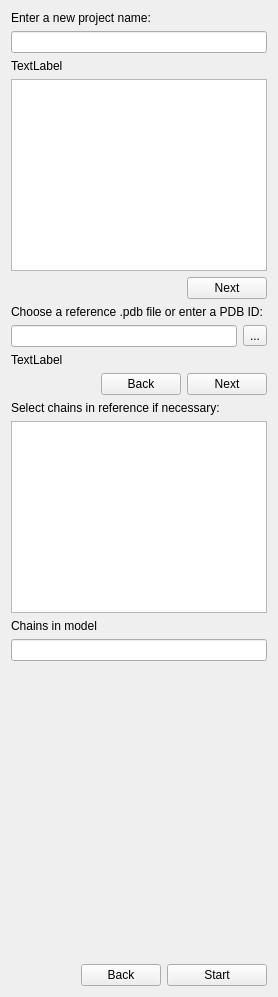
            <widget class="QWidget" name="prediction_analysis_page">
             <layout class="QVBoxLayout" name="verticalLayout_21">
              <item>
               <widget class="QLabel" name="label_18">
                <property name="text">
                 <string>Enter a new project name:</string>
                </property>
               </widget>
              </item>
              <item>
               <widget class="QLineEdit" name="txt_prediction_project_name"/>
              </item>
              <item>
               <widget class="QLabel" name="lbl_prediction_status_project_name">
                <property name="text">
                 <string>TextLabel</string>
                </property>
               </widget>
              </item>
              <item>
               <widget class="QListWidget" name="list_widget_projects"/>
              </item>
              <item>
               <layout class="QHBoxLayout" name="horizontalLayout_22">
                <item>
                 <spacer name="horizontalSpacer_8">
                  <property name="orientation">
                   <enum>Qt::Horizontal</enum>
                  </property>
                  <property name="sizeHint" stdset="0">
                   <size>
                    <width>40</width>
                    <height>20</height>
                   </size>
                  </property>
                 </spacer>
                </item>
                <item>
                 <widget class="QPushButton" name="btn_prediction_next_1">
                  <property name="maximumSize">
                   <size>
                    <width>125</width>
                    <height>16777215</height>
                   </size>
                  </property>
                  <property name="mouseTracking">
                   <bool>false</bool>
                  </property>
                  <property name="text">
                   <string>Next</string>
                  </property>
                 </widget>
                </item>
               </layout>
              </item>
              <item>
               <layout class="QVBoxLayout" name="verticalLayout_4">
                <item>
                 <widget class="QLabel" name="lbl_prediction_load_reference">
                  <property name="text">
                   <string>Choose a reference .pdb file or enter a PDB ID:</string>
                  </property>
                 </widget>
                </item>
                <item>
                 <layout class="QHBoxLayout" name="horizontalLayout_17">
                  <item>
                   <widget class="QLineEdit" name="txt_prediction_load_reference"/>
                  </item>
                  <item>
                   <widget class="QToolButton" name="btn_prediction_load_reference">
                    <property name="text">
                     <string>...</string>
                    </property>
                   </widget>
                  </item>
                 </layout>
                </item>
                <item>
                 <widget class="QLabel" name="lbl_prediction_status_load_reference">
                  <property name="text">
                   <string>TextLabel</string>
                  </property>
                 </widget>
                </item>
               </layout>
              </item>
              <item>
               <layout class="QHBoxLayout" name="horizontalLayout_2">
                <item>
                 <spacer name="horizontalSpacer_9">
                  <property name="orientation">
                   <enum>Qt::Horizontal</enum>
                  </property>
                  <property name="sizeHint" stdset="0">
                   <size>
                    <width>40</width>
                    <height>20</height>
                   </size>
                  </property>
                 </spacer>
                </item>
                <item>
                 <widget class="QPushButton" name="btn_prediction_back_2">
                  <property name="maximumSize">
                   <size>
                    <width>125</width>
                    <height>16777215</height>
                   </size>
                  </property>
                  <property name="mouseTracking">
                   <bool>false</bool>
                  </property>
                  <property name="text">
                   <string>Back</string>
                  </property>
                 </widget>
                </item>
                <item>
                 <widget class="QPushButton" name="btn_prediction_next_2">
                  <property name="maximumSize">
                   <size>
                    <width>125</width>
                    <height>16777215</height>
                   </size>
                  </property>
                  <property name="mouseTracking">
                   <bool>false</bool>
                  </property>
                  <property name="text">
                   <string>Next</string>
                  </property>
                 </widget>
                </item>
               </layout>
              </item>
              <item>
               <layout class="QVBoxLayout" name="verticalLayout_14">
                <item>
                 <widget class="QLabel" name="lbl_prediction_ref_chains">
                  <property name="text">
                   <string>Select chains in reference if necessary:</string>
                  </property>
                 </widget>
                </item>
                <item>
                 <widget class="QListWidget" name="list_widget_ref_chains"/>
                </item>
                <item>
                 <widget class="QLabel" name="lbl_prediction_model_chains">
                  <property name="text">
                   <string>Chains in model</string>
                  </property>
                 </widget>
                </item>
                <item>
                 <widget class="QLineEdit" name="txt_prediction_chain_model"/>
                </item>
               </layout>
              </item>
              <item>
               <spacer name="verticalSpacer_2">
                <property name="orientation">
                 <enum>Qt::Vertical</enum>
                </property>
                <property name="sizeHint" stdset="0">
                 <size>
                  <width>20</width>
                  <height>297</height>
                 </size>
                </property>
               </spacer>
              </item>
              <item>
               <layout class="QHBoxLayout" name="horizontalLayout_18">
                <item>
                 <spacer name="horizontalSpacer_7">
                  <property name="orientation">
                   <enum>Qt::Horizontal</enum>
                  </property>
                  <property name="sizeHint" stdset="0">
                   <size>
                    <width>40</width>
                    <height>20</height>
                   </size>
                  </property>
                 </spacer>
                </item>
                <item>
                 <widget class="QPushButton" name="btn_prediction_back_3">
                  <property name="maximumSize">
                   <size>
                    <width>125</width>
                    <height>16777215</height>
                   </size>
                  </property>
                  <property name="mouseTracking">
                   <bool>false</bool>
                  </property>
                  <property name="text">
                   <string>Back</string>
                  </property>
                 </widget>
                </item>
                <item>
                 <widget class="QPushButton" name="btn_prediction_start">
                  <property name="minimumSize">
                   <size>
                    <width>100</width>
                    <height>0</height>
                   </size>
                  </property>
                  <property name="maximumSize">
                   <size>
                    <width>125</width>
                    <height>16777215</height>
                   </size>
                  </property>
                  <property name="text">
                   <string>Start</string>
                  </property>
                 </widget>
                </item>
               </layout>
              </item>
             </layout>
            </widget>
